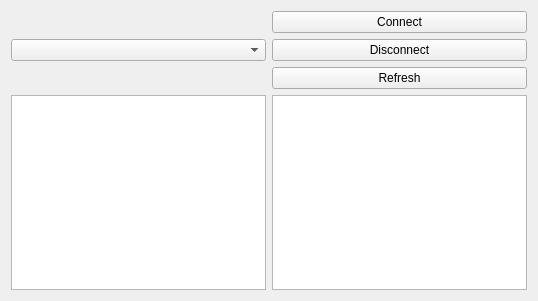
<?xml version="1.0" encoding="UTF-8"?>
<ui version="4.0">
 <class>Widget</class>
 <widget class="QWidget" name="Widget">
  <property name="geometry">
   <rect>
    <x>0</x>
    <y>0</y>
    <width>538</width>
    <height>301</height>
   </rect>
  </property>
  <property name="windowTitle">
   <string>UDP Hole Puncher NG</string>
  </property>
  <layout class="QVBoxLayout" name="verticalLayout">
   <item>
    <layout class="QGridLayout" name="gridLayout">
     <item row="0" column="1">
      <layout class="QVBoxLayout" name="verticalLayout_2">
       <item>
        <widget class="QPushButton" name="pushButton_3">
         <property name="text">
          <string>Connect</string>
         </property>
        </widget>
       </item>
       <item>
        <widget class="QPushButton" name="pushButton_4">
         <property name="enabled">
          <bool>true</bool>
         </property>
         <property name="text">
          <string>Disconnect</string>
         </property>
        </widget>
       </item>
       <item>
        <widget class="QPushButton" name="pushButton">
         <property name="text">
          <string>Refresh</string>
         </property>
        </widget>
       </item>
      </layout>
     </item>
     <item row="1" column="0">
      <widget class="QTextBrowser" name="textBrowser_2"/>
     </item>
     <item row="1" column="1">
      <widget class="QTextBrowser" name="textBrowser_3"/>
     </item>
     <item row="0" column="0">
      <widget class="QComboBox" name="comboBox"/>
     </item>
    </layout>
   </item>
  </layout>
 </widget>
 <layoutdefault spacing="6" margin="11"/>
 <resources/>
 <connections/>
</ui>
